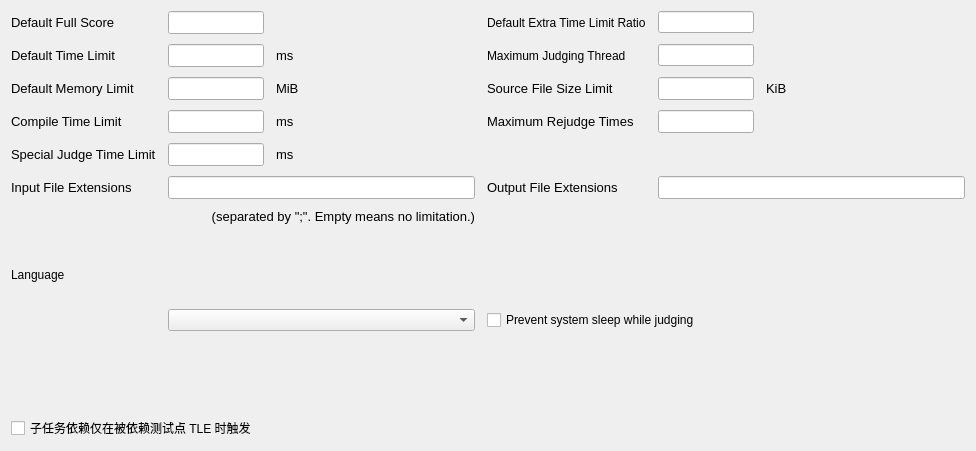
<?xml version="1.0" encoding="UTF-8"?>
<ui version="4.0">
 <class>GeneralSettings</class>
 <widget class="QWidget" name="GeneralSettings">
  <property name="geometry">
   <rect>
    <x>0</x>
    <y>0</y>
    <width>976</width>
    <height>451</height>
   </rect>
  </property>
  <property name="sizePolicy">
   <sizepolicy hsizetype="Preferred" vsizetype="Minimum">
    <horstretch>0</horstretch>
    <verstretch>0</verstretch>
   </sizepolicy>
  </property>
  <property name="minimumSize">
   <size>
    <width>325</width>
    <height>325</height>
   </size>
  </property>
  <property name="windowTitle">
   <string>Form</string>
  </property>
  <layout class="QGridLayout" name="gridLayout">
   <property name="horizontalSpacing">
    <number>12</number>
   </property>
   <property name="verticalSpacing">
    <number>10</number>
   </property>
   <item row="10" column="2" rowspan="2" colspan="2">
    <widget class="QCheckBox" name="preventSleepWhileJudging">
     <property name="text">
      <string>Prevent system sleep while judging</string>
     </property>
    </widget>
   </item>
   <item row="7" column="0">
    <widget class="QLabel" name="label_10">
     <property name="sizePolicy">
      <sizepolicy hsizetype="Fixed" vsizetype="Fixed">
       <horstretch>0</horstretch>
       <verstretch>0</verstretch>
      </sizepolicy>
     </property>
     <property name="font">
      <font>
       <pointsize>10</pointsize>
       <weight>50</weight>
       <bold>false</bold>
      </font>
     </property>
     <property name="text">
      <string>Input File Extensions</string>
     </property>
    </widget>
   </item>
   <item row="9" column="0" colspan="2">
    <widget class="QLabel" name="label_11">
     <property name="sizePolicy">
      <sizepolicy hsizetype="Preferred" vsizetype="Fixed">
       <horstretch>0</horstretch>
       <verstretch>0</verstretch>
      </sizepolicy>
     </property>
     <property name="font">
      <font>
       <pointsize>10</pointsize>
      </font>
     </property>
     <property name="layoutDirection">
      <enum>Qt::LeftToRight</enum>
     </property>
     <property name="text">
      <string>(separated by &quot;;&quot;. Empty means no limitation.)</string>
     </property>
     <property name="alignment">
      <set>Qt::AlignRight|Qt::AlignTrailing|Qt::AlignVCenter</set>
     </property>
    </widget>
   </item>
   <item row="1" column="2">
    <widget class="QLabel" name="label_16">
     <property name="text">
      <string>Maximum Judging Thread</string>
     </property>
    </widget>
   </item>
   <item row="10" column="1" rowspan="2">
    <widget class="QComboBox" name="languageComboBox"/>
   </item>
   <item row="1" column="1">
    <layout class="QHBoxLayout" name="horizontalLayout_3">
     <property name="spacing">
      <number>12</number>
     </property>
     <item>
      <widget class="QLineEdit" name="defaultTimeLimit">
       <property name="sizePolicy">
        <sizepolicy hsizetype="Fixed" vsizetype="Fixed">
         <horstretch>0</horstretch>
         <verstretch>0</verstretch>
        </sizepolicy>
       </property>
       <property name="minimumSize">
        <size>
         <width>96</width>
         <height>0</height>
        </size>
       </property>
       <property name="maximumSize">
        <size>
         <width>96</width>
         <height>16777215</height>
        </size>
       </property>
       <property name="font">
        <font>
         <pointsize>10</pointsize>
        </font>
       </property>
      </widget>
     </item>
     <item>
      <widget class="QLabel" name="label_6">
       <property name="sizePolicy">
        <sizepolicy hsizetype="Fixed" vsizetype="Preferred">
         <horstretch>0</horstretch>
         <verstretch>0</verstretch>
        </sizepolicy>
       </property>
       <property name="font">
        <font>
         <pointsize>10</pointsize>
        </font>
       </property>
       <property name="text">
        <string>ms</string>
       </property>
      </widget>
     </item>
     <item>
      <spacer name="horizontalSpacer_3">
       <property name="orientation">
        <enum>Qt::Horizontal</enum>
       </property>
       <property name="sizeHint" stdset="0">
        <size>
         <width>40</width>
         <height>20</height>
        </size>
       </property>
      </spacer>
     </item>
    </layout>
   </item>
   <item row="7" column="1">
    <layout class="QHBoxLayout" name="horizontalLayout_7">
     <item>
      <widget class="QLineEdit" name="inputFileExtensions">
       <property name="font">
        <font>
         <pointsize>10</pointsize>
        </font>
       </property>
      </widget>
     </item>
    </layout>
   </item>
   <item row="0" column="0">
    <widget class="QLabel" name="label">
     <property name="sizePolicy">
      <sizepolicy hsizetype="Fixed" vsizetype="Fixed">
       <horstretch>0</horstretch>
       <verstretch>0</verstretch>
      </sizepolicy>
     </property>
     <property name="font">
      <font>
       <pointsize>10</pointsize>
       <weight>50</weight>
       <bold>false</bold>
      </font>
     </property>
     <property name="text">
      <string>Default Full Score</string>
     </property>
    </widget>
   </item>
   <item row="1" column="0">
    <widget class="QLabel" name="label_2">
     <property name="sizePolicy">
      <sizepolicy hsizetype="Fixed" vsizetype="Fixed">
       <horstretch>0</horstretch>
       <verstretch>0</verstretch>
      </sizepolicy>
     </property>
     <property name="font">
      <font>
       <pointsize>10</pointsize>
       <weight>50</weight>
       <bold>false</bold>
      </font>
     </property>
     <property name="text">
      <string>Default Time Limit</string>
     </property>
    </widget>
   </item>
   <item row="0" column="3">
    <layout class="QHBoxLayout" name="horizontalLayout_10">
     <item>
      <widget class="QLineEdit" name="defaultExtraTimeRatio">
       <property name="sizePolicy">
        <sizepolicy hsizetype="Fixed" vsizetype="Fixed">
         <horstretch>0</horstretch>
         <verstretch>0</verstretch>
        </sizepolicy>
       </property>
       <property name="minimumSize">
        <size>
         <width>96</width>
         <height>0</height>
        </size>
       </property>
       <property name="maximumSize">
        <size>
         <width>96</width>
         <height>16777215</height>
        </size>
       </property>
      </widget>
     </item>
     <item>
      <spacer name="horizontalSpacer">
       <property name="orientation">
        <enum>Qt::Horizontal</enum>
       </property>
       <property name="sizeHint" stdset="0">
        <size>
         <width>40</width>
         <height>20</height>
        </size>
       </property>
      </spacer>
     </item>
    </layout>
   </item>
   <item row="0" column="1">
    <layout class="QHBoxLayout" name="horizontalLayout_2">
     <item>
      <widget class="QLineEdit" name="defaultFullScore">
       <property name="sizePolicy">
        <sizepolicy hsizetype="Fixed" vsizetype="Fixed">
         <horstretch>0</horstretch>
         <verstretch>0</verstretch>
        </sizepolicy>
       </property>
       <property name="minimumSize">
        <size>
         <width>96</width>
         <height>0</height>
        </size>
       </property>
       <property name="maximumSize">
        <size>
         <width>96</width>
         <height>16777215</height>
        </size>
       </property>
       <property name="font">
        <font>
         <pointsize>10</pointsize>
        </font>
       </property>
       <property name="maxLength">
        <number>9</number>
       </property>
      </widget>
     </item>
     <item>
      <spacer name="horizontalSpacer_2">
       <property name="orientation">
        <enum>Qt::Horizontal</enum>
       </property>
       <property name="sizeHint" stdset="0">
        <size>
         <width>40</width>
         <height>20</height>
        </size>
       </property>
      </spacer>
     </item>
    </layout>
   </item>
   <item row="4" column="0">
    <widget class="QLabel" name="label_17">
     <property name="sizePolicy">
      <sizepolicy hsizetype="Fixed" vsizetype="Fixed">
       <horstretch>0</horstretch>
       <verstretch>0</verstretch>
      </sizepolicy>
     </property>
     <property name="font">
      <font>
       <pointsize>10</pointsize>
       <weight>50</weight>
       <bold>false</bold>
      </font>
     </property>
     <property name="text">
      <string>Special Judge Time Limit</string>
     </property>
    </widget>
   </item>
   <item row="2" column="1">
    <layout class="QHBoxLayout" name="horizontalLayout_4">
     <property name="spacing">
      <number>12</number>
     </property>
     <item>
      <widget class="QLineEdit" name="defaultMemoryLimit">
       <property name="sizePolicy">
        <sizepolicy hsizetype="Fixed" vsizetype="Fixed">
         <horstretch>0</horstretch>
         <verstretch>0</verstretch>
        </sizepolicy>
       </property>
       <property name="minimumSize">
        <size>
         <width>96</width>
         <height>0</height>
        </size>
       </property>
       <property name="maximumSize">
        <size>
         <width>96</width>
         <height>16777215</height>
        </size>
       </property>
       <property name="font">
        <font>
         <pointsize>10</pointsize>
        </font>
       </property>
      </widget>
     </item>
     <item>
      <widget class="QLabel" name="label_7">
       <property name="sizePolicy">
        <sizepolicy hsizetype="Fixed" vsizetype="Preferred">
         <horstretch>0</horstretch>
         <verstretch>0</verstretch>
        </sizepolicy>
       </property>
       <property name="font">
        <font>
         <pointsize>10</pointsize>
        </font>
       </property>
       <property name="text">
        <string>MiB</string>
       </property>
      </widget>
     </item>
     <item>
      <spacer name="horizontalSpacer_4">
       <property name="orientation">
        <enum>Qt::Horizontal</enum>
       </property>
       <property name="sizeHint" stdset="0">
        <size>
         <width>40</width>
         <height>20</height>
        </size>
       </property>
      </spacer>
     </item>
    </layout>
   </item>
   <item row="10" column="0">
    <widget class="QLabel" name="label_14">
     <property name="text">
      <string>Language</string>
     </property>
    </widget>
   </item>
   <item row="3" column="0">
    <widget class="QLabel" name="label_4">
     <property name="sizePolicy">
      <sizepolicy hsizetype="Fixed" vsizetype="Fixed">
       <horstretch>0</horstretch>
       <verstretch>0</verstretch>
      </sizepolicy>
     </property>
     <property name="font">
      <font>
       <pointsize>10</pointsize>
       <weight>50</weight>
       <bold>false</bold>
      </font>
     </property>
     <property name="text">
      <string>Compile Time Limit</string>
     </property>
    </widget>
   </item>
   <item row="0" column="2">
    <widget class="QLabel" name="label_15">
     <property name="text">
      <string>Default Extra Time Limit Ratio</string>
     </property>
    </widget>
   </item>
   <item row="2" column="0">
    <widget class="QLabel" name="label_3">
     <property name="sizePolicy">
      <sizepolicy hsizetype="Fixed" vsizetype="Fixed">
       <horstretch>0</horstretch>
       <verstretch>0</verstretch>
      </sizepolicy>
     </property>
     <property name="font">
      <font>
       <pointsize>10</pointsize>
       <weight>50</weight>
       <bold>false</bold>
      </font>
     </property>
     <property name="text">
      <string>Default Memory Limit</string>
     </property>
    </widget>
   </item>
   <item row="3" column="1">
    <layout class="QHBoxLayout" name="horizontalLayout_5">
     <property name="spacing">
      <number>12</number>
     </property>
     <item>
      <widget class="QLineEdit" name="compileTimeLimit">
       <property name="sizePolicy">
        <sizepolicy hsizetype="Fixed" vsizetype="Fixed">
         <horstretch>0</horstretch>
         <verstretch>0</verstretch>
        </sizepolicy>
       </property>
       <property name="minimumSize">
        <size>
         <width>96</width>
         <height>0</height>
        </size>
       </property>
       <property name="maximumSize">
        <size>
         <width>96</width>
         <height>16777215</height>
        </size>
       </property>
       <property name="font">
        <font>
         <pointsize>10</pointsize>
        </font>
       </property>
      </widget>
     </item>
     <item>
      <widget class="QLabel" name="label_8">
       <property name="sizePolicy">
        <sizepolicy hsizetype="Fixed" vsizetype="Preferred">
         <horstretch>0</horstretch>
         <verstretch>0</verstretch>
        </sizepolicy>
       </property>
       <property name="font">
        <font>
         <pointsize>10</pointsize>
        </font>
       </property>
       <property name="text">
        <string>ms</string>
       </property>
      </widget>
     </item>
     <item>
      <spacer name="horizontalSpacer_5">
       <property name="orientation">
        <enum>Qt::Horizontal</enum>
       </property>
       <property name="sizeHint" stdset="0">
        <size>
         <width>40</width>
         <height>20</height>
        </size>
       </property>
      </spacer>
     </item>
    </layout>
   </item>
   <item row="1" column="3">
    <layout class="QHBoxLayout" name="horizontalLayout_11">
     <item>
      <widget class="QLineEdit" name="maxJudgingThreads">
       <property name="sizePolicy">
        <sizepolicy hsizetype="Fixed" vsizetype="Fixed">
         <horstretch>0</horstretch>
         <verstretch>0</verstretch>
        </sizepolicy>
       </property>
       <property name="minimumSize">
        <size>
         <width>96</width>
         <height>0</height>
        </size>
       </property>
       <property name="maximumSize">
        <size>
         <width>96</width>
         <height>16777215</height>
        </size>
       </property>
       <property name="frame">
        <bool>true</bool>
       </property>
      </widget>
     </item>
     <item>
      <spacer name="horizontalSpacer_8">
       <property name="orientation">
        <enum>Qt::Horizontal</enum>
       </property>
       <property name="sizeHint" stdset="0">
        <size>
         <width>40</width>
         <height>20</height>
        </size>
       </property>
      </spacer>
     </item>
    </layout>
   </item>
   <item row="4" column="1">
    <layout class="QHBoxLayout" name="horizontalLayout_9">
     <property name="spacing">
      <number>12</number>
     </property>
     <item>
      <widget class="QLineEdit" name="specialJudgeTimeLimit">
       <property name="sizePolicy">
        <sizepolicy hsizetype="Fixed" vsizetype="Fixed">
         <horstretch>0</horstretch>
         <verstretch>0</verstretch>
        </sizepolicy>
       </property>
       <property name="minimumSize">
        <size>
         <width>96</width>
         <height>0</height>
        </size>
       </property>
       <property name="maximumSize">
        <size>
         <width>96</width>
         <height>16777215</height>
        </size>
       </property>
       <property name="font">
        <font>
         <pointsize>10</pointsize>
        </font>
       </property>
      </widget>
     </item>
     <item>
      <widget class="QLabel" name="label_18">
       <property name="sizePolicy">
        <sizepolicy hsizetype="Fixed" vsizetype="Preferred">
         <horstretch>0</horstretch>
         <verstretch>0</verstretch>
        </sizepolicy>
       </property>
       <property name="font">
        <font>
         <pointsize>10</pointsize>
        </font>
       </property>
       <property name="text">
        <string>ms</string>
       </property>
      </widget>
     </item>
     <item>
      <spacer name="horizontalSpacer_7">
       <property name="orientation">
        <enum>Qt::Horizontal</enum>
       </property>
       <property name="sizeHint" stdset="0">
        <size>
         <width>40</width>
         <height>20</height>
        </size>
       </property>
      </spacer>
     </item>
    </layout>
   </item>
   <item row="2" column="2">
    <widget class="QLabel" name="label_5">
     <property name="sizePolicy">
      <sizepolicy hsizetype="Fixed" vsizetype="Fixed">
       <horstretch>0</horstretch>
       <verstretch>0</verstretch>
      </sizepolicy>
     </property>
     <property name="font">
      <font>
       <pointsize>10</pointsize>
       <weight>50</weight>
       <bold>false</bold>
      </font>
     </property>
     <property name="text">
      <string>Source File Size Limit</string>
     </property>
    </widget>
   </item>
   <item row="2" column="3">
    <layout class="QHBoxLayout" name="horizontalLayout_6">
     <property name="spacing">
      <number>12</number>
     </property>
     <item>
      <widget class="QLineEdit" name="fileSizeLimit">
       <property name="sizePolicy">
        <sizepolicy hsizetype="Fixed" vsizetype="Fixed">
         <horstretch>0</horstretch>
         <verstretch>0</verstretch>
        </sizepolicy>
       </property>
       <property name="minimumSize">
        <size>
         <width>96</width>
         <height>0</height>
        </size>
       </property>
       <property name="maximumSize">
        <size>
         <width>96</width>
         <height>16777215</height>
        </size>
       </property>
       <property name="font">
        <font>
         <pointsize>10</pointsize>
        </font>
       </property>
      </widget>
     </item>
     <item>
      <widget class="QLabel" name="label_9">
       <property name="sizePolicy">
        <sizepolicy hsizetype="Fixed" vsizetype="Preferred">
         <horstretch>0</horstretch>
         <verstretch>0</verstretch>
        </sizepolicy>
       </property>
       <property name="font">
        <font>
         <pointsize>10</pointsize>
        </font>
       </property>
       <property name="text">
        <string>KiB</string>
       </property>
      </widget>
     </item>
     <item>
      <spacer name="horizontalSpacer_6">
       <property name="orientation">
        <enum>Qt::Horizontal</enum>
       </property>
       <property name="sizeHint" stdset="0">
        <size>
         <width>40</width>
         <height>20</height>
        </size>
       </property>
      </spacer>
     </item>
    </layout>
   </item>
   <item row="7" column="2">
    <widget class="QLabel" name="label_12">
     <property name="sizePolicy">
      <sizepolicy hsizetype="Fixed" vsizetype="Fixed">
       <horstretch>0</horstretch>
       <verstretch>0</verstretch>
      </sizepolicy>
     </property>
     <property name="font">
      <font>
       <pointsize>10</pointsize>
       <weight>50</weight>
       <bold>false</bold>
      </font>
     </property>
     <property name="text">
      <string>Output File Extensions</string>
     </property>
    </widget>
   </item>
   <item row="7" column="3">
    <layout class="QHBoxLayout" name="horizontalLayout">
     <item>
      <widget class="QLineEdit" name="outputFileExtensions">
       <property name="font">
        <font>
         <pointsize>10</pointsize>
        </font>
       </property>
      </widget>
     </item>
    </layout>
   </item>
   <item row="3" column="2">
    <widget class="QLabel" name="label_13">
     <property name="sizePolicy">
      <sizepolicy hsizetype="Fixed" vsizetype="Fixed">
       <horstretch>0</horstretch>
       <verstretch>0</verstretch>
      </sizepolicy>
     </property>
     <property name="font">
      <font>
       <pointsize>10</pointsize>
       <weight>50</weight>
       <bold>false</bold>
      </font>
     </property>
     <property name="text">
      <string>Maximum Rejudge Times</string>
     </property>
    </widget>
   </item>
   <item row="3" column="3">
    <layout class="QHBoxLayout" name="horizontalLayout_8">
     <item>
      <widget class="QLineEdit" name="rejudgeTimes">
       <property name="minimumSize">
        <size>
         <width>96</width>
         <height>0</height>
        </size>
       </property>
       <property name="maximumSize">
        <size>
         <width>96</width>
         <height>16777215</height>
        </size>
       </property>
       <property name="font">
        <font>
         <pointsize>10</pointsize>
        </font>
       </property>
      </widget>
     </item>
     <item>
      <spacer name="horizontalSpacer_10">
       <property name="orientation">
        <enum>Qt::Horizontal</enum>
       </property>
       <property name="sizeHint" stdset="0">
        <size>
         <width>40</width>
         <height>20</height>
        </size>
       </property>
      </spacer>
     </item>
    </layout>
   </item>
   <item row="12" column="0" colspan="4">
    <widget class="QCheckBox" name="subtaskDependencyOnlyTLE">
     <property name="text">
      <string>子任务依赖仅在被依赖测试点 TLE 时触发</string>
     </property>
     <property name="toolTip">
      <string>勾选后：只有被依赖的测试点超时（TLE）时，依赖它的测试点才会被跳过。不勾选（默认）：被依赖的测试点只要得 0 分（WA、MLE、RE 等）也会跳过依赖它的测试点。</string>
     </property>
    </widget>
   </item>
  </layout>
 </widget>
 <tabstops>
  <tabstop>defaultFullScore</tabstop>
  <tabstop>defaultTimeLimit</tabstop>
  <tabstop>defaultMemoryLimit</tabstop>
  <tabstop>compileTimeLimit</tabstop>
  <tabstop>specialJudgeTimeLimit</tabstop>
  <tabstop>fileSizeLimit</tabstop>
  <tabstop>rejudgeTimes</tabstop>
  <tabstop>inputFileExtensions</tabstop>
  <tabstop>outputFileExtensions</tabstop>
  <tabstop>languageComboBox</tabstop>
  <tabstop>preventSleepWhileJudging</tabstop>
  <tabstop>subtaskDependencyOnlyTLE</tabstop>
 </tabstops>
 <resources/>
 <connections/>
</ui>
